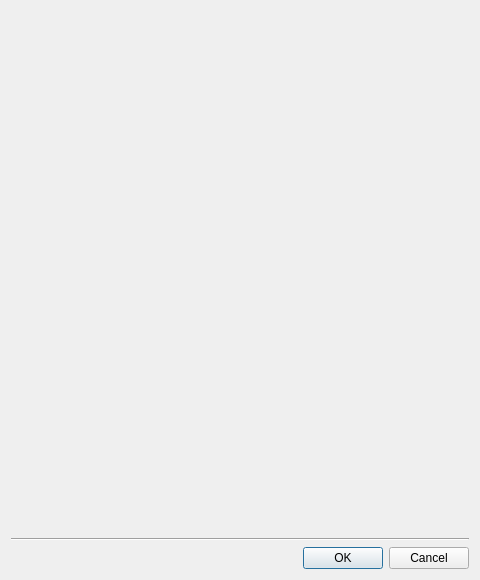
<?xml version="1.0" encoding="UTF-8"?>
<ui version="4.0">
 <class>CameraPasswordChangeDialog</class>
 <widget class="QDialog" name="CameraPasswordChangeDialog">
  <property name="geometry">
   <rect>
    <x>0</x>
    <y>0</y>
    <width>480</width>
    <height>580</height>
   </rect>
  </property>
  <property name="sizePolicy">
   <sizepolicy hsizetype="Preferred" vsizetype="Preferred">
    <horstretch>0</horstretch>
    <verstretch>0</verstretch>
   </sizepolicy>
  </property>
  <property name="minimumSize">
   <size>
    <width>400</width>
    <height>150</height>
   </size>
  </property>
  <property name="windowTitle">
   <string/>
  </property>
  <layout class="QVBoxLayout" name="verticalLayout_3">
   <item>
    <widget class="nx::client::desktop::Panel" name="resourcesPanel" native="true">
     <property name="sizePolicy">
      <sizepolicy hsizetype="Preferred" vsizetype="MinimumExpanding">
       <horstretch>0</horstretch>
       <verstretch>0</verstretch>
      </sizepolicy>
     </property>
     <layout class="QVBoxLayout" name="verticalLayout_2">
      <property name="leftMargin">
       <number>12</number>
      </property>
      <item>
       <widget class="QnResourceListView" name="resourcesWidget" native="true">
        <property name="sizePolicy">
         <sizepolicy hsizetype="Fixed" vsizetype="MinimumExpanding">
          <horstretch>0</horstretch>
          <verstretch>0</verstretch>
         </sizepolicy>
        </property>
       </widget>
      </item>
     </layout>
    </widget>
   </item>
   <item>
    <widget class="QWidget" name="widget_3" native="true">
     <property name="sizePolicy">
      <sizepolicy hsizetype="Preferred" vsizetype="Maximum">
       <horstretch>0</horstretch>
       <verstretch>0</verstretch>
      </sizepolicy>
     </property>
     <layout class="QVBoxLayout" name="verticalLayout">
      <item>
       <widget class="nx::client::desktop::InputField" name="passwordEdit" native="true"/>
      </item>
      <item>
       <widget class="nx::client::desktop::InputField" name="confirmPasswordEdit" native="true"/>
      </item>
     </layout>
    </widget>
   </item>
   <item>
    <widget class="Line" name="line">
     <property name="orientation">
      <enum>Qt::Horizontal</enum>
     </property>
    </widget>
   </item>
   <item>
    <widget class="QDialogButtonBox" name="buttonBox">
     <property name="orientation">
      <enum>Qt::Horizontal</enum>
     </property>
     <property name="standardButtons">
      <set>QDialogButtonBox::Cancel|QDialogButtonBox::Ok</set>
     </property>
    </widget>
   </item>
  </layout>
 </widget>
 <customwidgets>
  <customwidget>
   <class>nx::client::desktop::InputField</class>
   <extends>QWidget</extends>
   <header location="global">nx/client/desktop/common/widgets/input_field.h</header>
   <container>1</container>
  </customwidget>
  <customwidget>
   <class>QnResourceListView</class>
   <extends>QWidget</extends>
   <header location="global">ui/widgets/views/resource_list_view.h</header>
   <container>1</container>
  </customwidget>
  <customwidget>
   <class>nx::client::desktop::Panel</class>
   <extends>QWidget</extends>
   <header location="global">nx/client/desktop/common/widgets/panel.h</header>
   <container>1</container>
  </customwidget>
 </customwidgets>
 <resources/>
 <connections/>
</ui>
